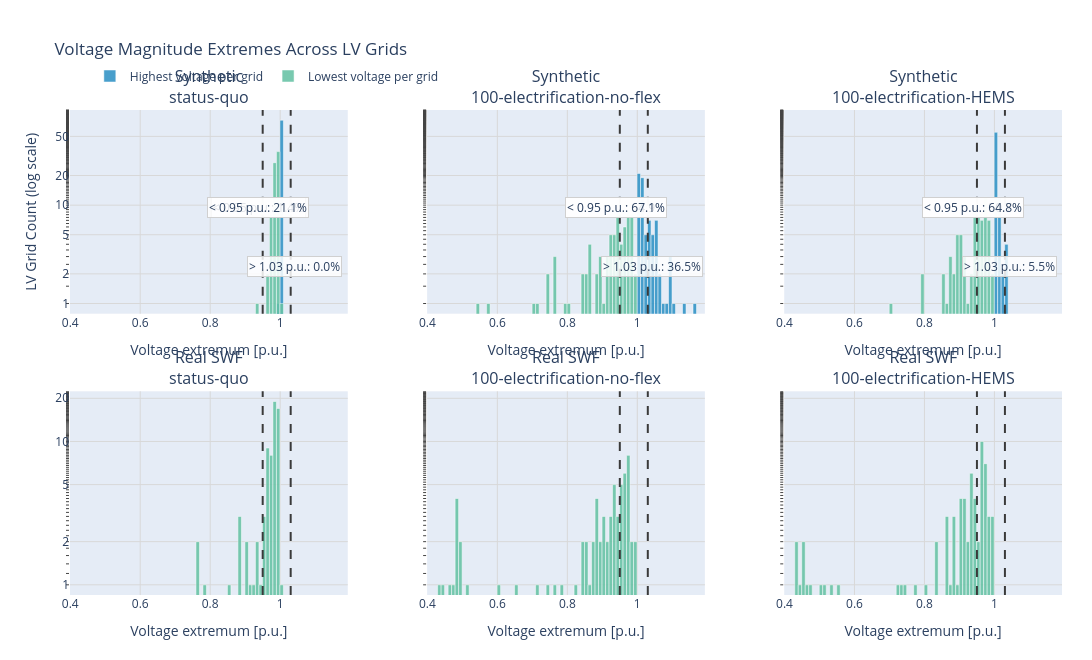

The notebook cell saved with this chart:
### Markdown cell above
## Synthetic Raw Weekly Power-Flow Diagnostics

These plots use transformer-import diagnostics from synthetic compact/raw power-flow output. The current real SWF compact schema stores scalar transformer loading summaries, but not the transformer import time-series/diagnostic curves required by `plot_transformer_import_distributions_matplotlib`; the combined synthetic/real transformer comparison is therefore provided in the retained-asset cutoff overview above.

### Code cell
voltage_summaries = load_voltage_summaries_for_powerflow_comparison(
    synthetic_analysis_meta_by_stage=analysis_meta_by_stage,
    real_specs=REAL_POWERFLOW_SUMMARY_SPECS,
    real_plz=91301 if normalize_ags_string(AGS) == "09474126" else PLZ,
)
voltage_fig = plot_voltage_deviation_histogram_comparison(
    voltage_summaries,
    lower_limit=0.95,
    upper_limit=1.03,
    show=False,
)
try:
    save_plotly_figure(
        voltage_fig,
        OUTPUT_DIR / "pre_post_flex_no_flex_voltage_deviation_histogram",
        formats=("svg", "png"),
        width=1370,
        height=720,
    )
except RuntimeError as exc:
    print(f"Could not export voltage histogram: {exc}")
display(voltage_fig)

### Figure 1 — Plotly figure (JSON) as saved in the notebook; plotly's stock layout.template omitted (floating-point values rounded to 4 significant figures)
{"data": [{"legendgroup": "highest", "marker": {"color": "#2f92c5", "line": {"color": "white", "width": 0.5}}, "name": "Highest voltage per grid", "opacity": 0.88, "showlegend": true, "type": "histogram", "x": [1.0, 1.0, 1.0, 1.0, 1.0, 1.0, 0.9998, 1.0, 1.0, 0.9998, 1.0, 1.0, 1.0, 1.0, 1.0, 0.9999, 1.0, 1.0, 1.0, 1.0, 1.0, 1.0, 1.0, 1.0, 1.0, 1.0, 1.0, 1.0, 1.0, 1.0, 1.0, 1.0, 1.0, 1.0, 1.0, 1.0, 0.9999, 1.0, 1.0, 1.0, 1.0, 1.0, 1.0, 1.0, 1.0, 1.0, 0.9991, 1.0, 1.0, 1.0, 1.0, 1.0, 1.0, 1.0, 1.0, 1.0, 1.0, 1.0, 1.0, 0.9996, 1.0, 1.0, 1.0, 1.0, 1.0, 1.0, 1.0, 1.0, 1.0, 1.0, 1.0, 1.0, 1.0, 1.0], "xaxis": "x", "xbins": {"end": 1.193, "size": 0.01, "start": 0.3993}, "yaxis": "y"}, {"legendgroup": "lowest", "marker": {"color": "#66c2a4", "line": {"color": "white", "width": 0.5}}, "name": "Lowest voltage per grid", "opacity": 0.88, "showlegend": true, "type": "histogram", "x": [0.9754, 0.9931, 0.9926, 0.9877, 0.9727, 0.9746, 0.9935, 0.9804, 0.9799, 0.9749, 0.9923, 0.9831, 0.9936, 0.9855, 0.9956, 0.9942, 0.9825, 0.9902, 0.9955, 0.9961, 0.9868, 0.9977, 0.9838, 0.9846, 0.996, 0.9811, 0.9928, 0.9937, 0.9963, 0.9987, 0.9933, 0.9921, 0.9932, 0.9931, 0.996, 0.9962, 0.9831, 0.9846, 0.9853, 0.989, 0.9869, 0.9881, 0.9993, 0.9895, 0.985, 0.9846, 0.9904, 0.9842, 0.9729, 0.9919, 0.9935, 0.9795, 0.9769, 0.9947, 0.9796, 0.9894, 0.9831, 0.9892, 0.9668, 0.9694, 0.9853, 0.9808, 0.9841, 0.9955, 0.9377, 0.9926, 0.9971, 0.9905, 0.9633, 0.9872, 0.9961, 0.9926, 0.991, 0.9781], "xaxis": "x", "xbins": {"end": 1.193, "size": 0.01, "start": 0.3993}, "yaxis": "y"}, {"legendgroup": "highest", "marker": {"color": "#2f92c5", "line": {"color": "white", "width": 0.5}}, "name": "Highest voltage per grid", "opacity": 0.88, "showlegend": false, "type": "histogram", "x": [1.132, 1.032, 1.018, 1.026, 1.085, 1.103, 1.005, 1.045, 1.057, 1.058, 1.009, 1.019, 1.032, 1.013, 1.016, 1.012, 1.05, 1.09, 1.02, 1.005, 1.015, 1.006, 1.003, 1.007, 1.023, 1.002, 1.009, 1.006, 1.01, 1.01, 1.008, 1.004, 1.006, 1.019, 1.031, 1.005, 1.0, 1.01, 1.008, 1.015, 1.015, 1.017, 1.032, 1.0, 1.037, 1.019, 1.055, 1.066, 1.095, 1.045, 1.056, 1.07, 1.014, 1.007, 1.044, 1.029, 1.01, 1.059, 1.099, 1.042, 1.028, 1.163, 1.012, 1.051, 1.066, 1.005, 1.017, 1.018, 1.03, 1.006, 1.008, 1.002, 1.012, 1.044], "xaxis": "x2", "xbins": {"end": 1.193, "size": 0.01, "start": 0.3993}, "yaxis": "y2"}, {"legendgroup": "lowest", "marker": {"color": "#66c2a4", "line": {"color": "white", "width": 0.5}}, "name": "Lowest voltage per grid", "opacity": 0.88, "showlegend": false, "type": "histogram", "x": [0.8508, 0.9415, 0.9117, 0.9404, 0.8467, 0.8648, 0.9659, 0.7013, 0.8686, 0.8557, 0.9701, 0.9287, 0.7135, 0.938, 0.9342, 0.9499, 0.7433, 0.7459, 0.9588, 0.9789, 0.949, 0.9732, 0.9868, 0.9497, 0.9252, 0.9819, 0.969, 0.9715, 0.9799, 0.9712, 0.9659, 0.9898, 0.9786, 0.9531, 0.9112, 0.9828, 0.9814, 0.934, 0.9463, 0.9481, 0.9468, 0.9404, 0.9198, 0.9991, 0.9347, 0.8834, 0.8636, 0.8947, 0.8073, 0.8671, 0.5767, 0.8402, 0.9301, 0.9762, 0.7596, 0.9255, 0.9626, 0.7608, 0.7692, 0.8952, 0.9032, 0.5394, 0.98, 0.9145, 0.796, 0.987, 0.9659, 0.9232, 0.8991, 0.9823, 0.9473, 0.9738, 0.9622, 0.886], "xaxis": "x2", "xbins": {"end": 1.193, "size": 0.01, "start": 0.3993}, "yaxis": "y2"}, {"legendgroup": "highest", "marker": {"color": "#2f92c5", "line": {"color": "white", "width": 0.5}}, "name": "Highest voltage per grid", "opacity": 0.88, "showlegend": false, "type": "histogram", "x": [1.038, 1.023, 1.004, 1.009, 1.017, 1.034, 1.002, 1.008, 1.014, 1.01, 1.001, 1.006, 1.008, 1.0, 1.002, 1.005, 1.009, 1.008, 1.001, 1.001, 1.003, 1.001, 1.001, 1.037, 1.0, 1.008, 1.001, 1.001, 1.003, 1.003, 1.002, 1.002, 1.001, 1.006, 1.0, 1.001, 1.007, 1.002, 1.001, 1.002, 1.002, 1.003, 1.001, 1.013, 1.004, 1.016, 1.002, 1.014, 1.037, 1.017, 1.005, 1.015, 1.015, 1.001, 1.004, 1.008, 1.01, 1.002, 1.008, 1.025, 1.009, 1.004, 1.012, 1.003, 1.006, 1.001, 1.004, 1.003, 1.001, 1.002, 1, 1.004, 1.003], "xaxis": "x3", "xbins": {"end": 1.193, "size": 0.01, "start": 0.3993}, "yaxis": "y3"}, {"legendgroup": "lowest", "marker": {"color": "#66c2a4", "line": {"color": "white", "width": 0.5}}, "name": "Lowest voltage per grid", "opacity": 0.88, "showlegend": false, "type": "histogram", "x": [0.8499, 0.9561, 0.9633, 0.9462, 0.8706, 0.8615, 0.9674, 0.9166, 0.9029, 0.897, 0.9717, 0.9409, 0.9673, 0.9272, 0.9751, 0.9744, 0.9183, 0.9492, 0.9808, 0.9756, 0.94, 0.9886, 0.9538, 0.8818, 0.9851, 0.909, 0.9625, 0.9715, 0.9764, 0.9931, 0.9694, 0.9578, 0.9751, 0.9559, 0.9855, 0.9839, 0.8886, 0.9505, 0.9478, 0.9453, 0.9471, 0.9483, 0.9971, 0.947, 0.908, 0.8951, 0.9653, 0.8778, 0.8777, 0.9522, 0.9733, 0.9144, 0.8963, 0.9745, 0.8551, 0.9341, 0.9428, 0.9661, 0.7896, 0.7084, 0.9084, 0.9051, 0.8902, 0.9795, 0.957, 0.9876, 0.934, 0.7896, 0.9535, 0.9775, 0.9701, 0.9646, 0.8987], "xaxis": "x3", "xbins": {"end": 1.193, "size": 0.01, "start": 0.3993}, "yaxis": "y3"}, {"legendgroup": "lowest", "marker": {"color": "#66c2a4", "line": {"color": "white", "width": 0.5}}, "name": "Lowest voltage per grid", "opacity": 0.88, "showlegend": false, "type": "histogram", "x": [0.9877, 0.939, 0.8511, 0.9068, 0.9994, 0.9739, 0.7657, 0.9917, 0.9608, 0.9667, 0.8819, 0.9497, 0.9877, 0.9586, 0.979, 0.9928, 0.9272, 0.9972, 0.7634, 0.9307, 0.9681, 0.9873, 0.9704, 0.9647, 0.9809, 0.8815, 0.9975, 0.9702, 0.8831, 0.9863, 0.9875, 0.9603, 0.9683, 0.986, 0.9903, 0.9164, 0.9839, 0.9918, 0.9866, 0.9955, 0.9862, 0.7804, 0.9567, 0.9846, 0.9902, 0.9752, 0.9, 0.9923, 0.9727, 0.9704, 0.9922, 0.983, 0.9489, 0.9647, 0.9916, 0.993, 0.9931, 0.9882, 0.9888, 0.9926, 0.9811, 0.984, 0.9859, 0.9935, 0.9846, 0.9945, 0.966, 0.9841, 0.9957, 0.9725, 0.9662], "xaxis": "x4", "xbins": {"end": 1.193, "size": 0.01, "start": 0.3993}, "yaxis": "y4"}, {"legendgroup": "lowest", "marker": {"color": "#66c2a4", "line": {"color": "white", "width": 0.5}}, "name": "Lowest voltage per grid", "opacity": 0.88, "showlegend": false, "type": "histogram", "x": [0.9717, 0.7185, 0.4616, 0.4939, 0.9989, 0.8885, 0.482, 0.9663, 0.8495, 0.8915, 0.4419, 0.6578, 0.9621, 0.8875, 0.9281, 0.9786, 0.4876, 0.9921, 0.4368, 0.6014, 0.879, 0.9548, 0.8591, 0.908, 0.9307, 0.5098, 0.9885, 0.8946, 0.4822, 0.9073, 0.9353, 0.8859, 0.7821, 0.9366, 0.9534, 0.497, 0.9424, 0.9618, 0.9624, 0.9771, 0.9528, 0.481, 0.8286, 0.9313, 0.9565, 0.8642, 0.4746, 0.9639, 0.8758, 0.8841, 0.9725, 0.9445, 0.7469, 0.8442, 0.9612, 0.9746, 0.9562, 0.9441, 0.9789, 0.9014, 0.9124, 0.9236, 0.9731, 0.933, 0.9777, 0.7618, 0.9111, 0.9806, 0.8425, 0.9197], "xaxis": "x5", "xbins": {"end": 1.193, "size": 0.01, "start": 0.3993}, "yaxis": "y5"}, {"legendgroup": "lowest", "marker": {"color": "#66c2a4", "line": {"color": "white", "width": 0.5}}, "name": "Lowest voltage per grid", "opacity": 0.88, "showlegend": false, "type": "histogram", "x": [0.9672, 0.746, 0.4587, 0.4637, 0.9988, 0.9094, 0.5027, 0.9706, 0.8816, 0.9005, 0.4304, 0.7319, 0.9665, 0.8732, 0.933, 0.9834, 0.4777, 0.9918, 0.4293, 0.7195, 0.8876, 0.9613, 0.8673, 0.9155, 0.9279, 0.4412, 0.9923, 0.9019, 0.4551, 0.9352, 0.9386, 0.8863, 0.834, 0.9445, 0.954, 0.5528, 0.941, 0.9642, 0.9617, 0.9726, 0.9603, 0.5392, 0.8375, 0.9488, 0.9673, 0.8915, 0.5166, 0.9676, 0.9066, 0.8999, 0.9732, 0.9524, 0.8068, 0.8658, 0.9787, 0.9655, 0.9757, 0.9602, 0.9406, 0.9849, 0.9133, 0.9304, 0.9324, 0.9775, 0.9344, 0.977, 0.7707, 0.9144, 0.9805, 0.8651, 0.9258], "xaxis": "x6", "xbins": {"end": 1.193, "size": 0.01, "start": 0.3993}, "yaxis": "y6"}], "layout": {"annotations": [{"font": {"size": 16}, "showarrow": false, "text": "Synthetic<br>status-quo", "x": 0.14, "xanchor": "center", "xref": "paper", "y": 1, "yanchor": "bottom", "yref": "paper"}, {"font": {"size": 16}, "showarrow": false, "text": "Synthetic<br>100-electrification-no-flex", "x": 0.5, "xanchor": "center", "xref": "paper", "y": 1, "yanchor": "bottom", "yref": "paper"}, {"font": {"size": 16}, "showarrow": false, "text": "Synthetic<br>100-electrification-HEMS", "x": 0.86, "xanchor": "center", "xref": "paper", "y": 1, "yanchor": "bottom", "yref": "paper"}, {"font": {"size": 16}, "showarrow": false, "text": "Real SWF<br>status-quo", "x": 0.14, "xanchor": "center", "xref": "paper", "y": 0.42, "yanchor": "bottom", "yref": "paper"}, {"font": {"size": 16}, "showarrow": false, "text": "Real SWF<br>100-electrification-no-flex", "x": 0.5, "xanchor": "center", "xref": "paper", "y": 0.42, "yanchor": "bottom", "yref": "paper"}, {"font": {"size": 16}, "showarrow": false, "text": "Real SWF<br>100-electrification-HEMS", "x": 0.86, "xanchor": "center", "xref": "paper", "y": 0.42, "yanchor": "bottom", "yref": "paper"}, {"bgcolor": "rgba(255,255,255,0.85)", "bordercolor": "#d0d0d0", "borderwidth": 1, "showarrow": false, "text": "> 1.03 p.u.: 0.0%", "x": 1.042, "xref": "x", "y": 0.7, "yref": "paper"}, {"bgcolor": "rgba(255,255,255,0.85)", "bordercolor": "#d0d0d0", "borderwidth": 1, "showarrow": false, "text": "< 0.95 p.u.: 1.4%", "x": 0.938, "xref": "x", "y": 0.82, "yref": "paper"}, {"bgcolor": "rgba(255,255,255,0.85)", "bordercolor": "#d0d0d0", "borderwidth": 1, "showarrow": false, "text": "> 1.03 p.u.: 36.5%", "x": 1.042, "xref": "x2", "y": 0.7, "yref": "paper"}, {"bgcolor": "rgba(255,255,255,0.85)", "bordercolor": "#d0d0d0", "borderwidth": 1, "showarrow": false, "text": "< 0.95 p.u.: 64.9%", "x": 0.938, "xref": "x2", "y": 0.82, "yref": "paper"}, {"bgcolor": "rgba(255,255,255,0.85)", "bordercolor": "#d0d0d0", "borderwidth": 1, "showarrow": false, "text": "> 1.03 p.u.: 5.5%", "x": 1.042, "xref": "x3", "y": 0.7, "yref": "paper"}, {"bgcolor": "rgba(255,255,255,0.85)", "bordercolor": "#d0d0d0", "borderwidth": 1, "showarrow": false, "text": "< 0.95 p.u.: 50.7%", "x": 0.938, "xref": "x3", "y": 0.82, "yref": "paper"}, {"bgcolor": "rgba(255,255,255,0.85)", "bordercolor": "#d0d0d0", "borderwidth": 1, "showarrow": false, "text": "< 0.95 p.u.: 21.1%", "x": 0.938, "xref": "x4", "y": 0.82, "yref": "paper"}, {"bgcolor": "rgba(255,255,255,0.85)", "bordercolor": "#d0d0d0", "borderwidth": 1, "showarrow": false, "text": "< 0.95 p.u.: 67.1%", "x": 0.938, "xref": "x5", "y": 0.82, "yref": "paper"}, {"bgcolor": "rgba(255,255,255,0.85)", "bordercolor": "#d0d0d0", "borderwidth": 1, "showarrow": false, "text": "< 0.95 p.u.: 64.8%", "x": 0.938, "xref": "x6", "y": 0.82, "yref": "paper"}], "barmode": "overlay", "height": 660, "legend": {"orientation": "h", "x": 0.02, "y": 1.1}, "margin": {"b": 65, "l": 70, "r": 30, "t": 110}, "shapes": [{"line": {"color": "#3a3a3a", "dash": "dash", "width": 2}, "type": "line", "x0": 0.95, "x1": 0.95, "xref": "x", "y0": 0, "y1": 1, "yref": "y domain"}, {"line": {"color": "#3a3a3a", "dash": "dash", "width": 2}, "type": "line", "x0": 1.03, "x1": 1.03, "xref": "x", "y0": 0, "y1": 1, "yref": "y domain"}, {"line": {"color": "#3a3a3a", "dash": "dash", "width": 2}, "type": "line", "x0": 0.95, "x1": 0.95, "xref": "x2", "y0": 0, "y1": 1, "yref": "y2 domain"}, {"line": {"color": "#3a3a3a", "dash": "dash", "width": 2}, "type": "line", "x0": 1.03, "x1": 1.03, "xref": "x2", "y0": 0, "y1": 1, "yref": "y2 domain"}, {"line": {"color": "#3a3a3a", "dash": "dash", "width": 2}, "type": "line", "x0": 0.95, "x1": 0.95, "xref": "x3", "y0": 0, "y1": 1, "yref": "y3 domain"}, {"line": {"color": "#3a3a3a", "dash": "dash", "width": 2}, "type": "line", "x0": 1.03, "x1": 1.03, "xref": "x3", "y0": 0, "y1": 1, "yref": "y3 domain"}, {"line": {"color": "#3a3a3a", "dash": "dash", "width": 2}, "type": "line", "x0": 0.95, "x1": 0.95, "xref": "x4", "y0": 0, "y1": 1, "yref": "y4 domain"}, {"line": {"color": "#3a3a3a", "dash": "dash", "width": 2}, "type": "line", "x0": 1.03, "x1": 1.03, "xref": "x4", "y0": 0, "y1": 1, "yref": "y4 domain"}, {"line": {"color": "#3a3a3a", "dash": "dash", "width": 2}, "type": "line", "x0": 0.95, "x1": 0.95, "xref": "x5", "y0": 0, "y1": 1, "yref": "y5 domain"}, {"line": {"color": "#3a3a3a", "dash": "dash", "width": 2}, "type": "line", "x0": 1.03, "x1": 1.03, "xref": "x5", "y0": 0, "y1": 1, "yref": "y5 domain"}, {"line": {"color": "#3a3a3a", "dash": "dash", "width": 2}, "type": "line", "x0": 0.95, "x1": 0.95, "xref": "x6", "y0": 0, "y1": 1, "yref": "y6 domain"}, {"line": {"color": "#3a3a3a", "dash": "dash", "width": 2}, "type": "line", "x0": 1.03, "x1": 1.03, "xref": "x6", "y0": 0, "y1": 1, "yref": "y6 domain"}], "title": {"text": "Voltage Magnitude Extremes Across LV Grids"}, "width": 1365, "xaxis": {"anchor": "y", "domain": [0, 0.28], "gridcolor": "#d8d8d8", "range": [0.3993, 1.193], "showgrid": true, "title": {"text": "Voltage extremum [p.u.]"}}, "xaxis2": {"anchor": "y2", "domain": [0.36, 0.64], "gridcolor": "#d8d8d8", "range": [0.3993, 1.193], "showgrid": true, "title": {"text": "Voltage extremum [p.u.]"}}, "xaxis3": {"anchor": "y3", "domain": [0.72, 1], "gridcolor": "#d8d8d8", "range": [0.3993, 1.193], "showgrid": true, "title": {"text": "Voltage extremum [p.u.]"}}, "xaxis4": {"anchor": "y4", "domain": [0, 0.28], "gridcolor": "#d8d8d8", "range": [0.3993, 1.193], "showgrid": true, "title": {"text": "Voltage extremum [p.u.]"}}, "xaxis5": {"anchor": "y5", "domain": [0.36, 0.64], "gridcolor": "#d8d8d8", "range": [0.3993, 1.193], "showgrid": true, "title": {"text": "Voltage extremum [p.u.]"}}, "xaxis6": {"anchor": "y6", "domain": [0.72, 1], "gridcolor": "#d8d8d8", "range": [0.3993, 1.193], "showgrid": true, "title": {"text": "Voltage extremum [p.u.]"}}, "yaxis": {"anchor": "x", "domain": [0.58, 1], "gridcolor": "#d8d8d8", "minor": {"ticks": "outside"}, "rangemode": "tozero", "showgrid": true, "tickmode": "array", "ticktext": ["1", "2", "5", "10", "20", "50", "100", "200", "500", "1,000"], "tickvals": [1, 2, 5, 10, 20, 50, 100, 200, 500, 1000], "title": {"text": "LV Grid Count (log scale)"}, "type": "log"}, "yaxis2": {"anchor": "x2", "domain": [0.58, 1], "gridcolor": "#d8d8d8", "matches": "y", "minor": {"ticks": "outside"}, "rangemode": "tozero", "showgrid": true, "showticklabels": false, "tickmode": "array", "ticktext": ["1", "2", "5", "10", "20", "50", "100", "200", "500", "1,000"], "tickvals": [1, 2, 5, 10, 20, 50, 100, 200, 500, 1000], "type": "log"}, "yaxis3": {"anchor": "x3", "domain": [0.58, 1], "gridcolor": "#d8d8d8", "matches": "y", "minor": {"ticks": "outside"}, "rangemode": "tozero", "showgrid": true, "showticklabels": false, "tickmode": "array", "ticktext": ["1", "2", "5", "10", "20", "50", "100", "200", "500", "1,000"], "tickvals": [1, 2, 5, 10, 20, 50, 100, 200, 500, 1000], "type": "log"}, "yaxis4": {"anchor": "x4", "domain": [0, 0.42], "gridcolor": "#d8d8d8", "minor": {"ticks": "outside"}, "rangemode": "tozero", "showgrid": true, "tickmode": "array", "ticktext": ["1", "2", "5", "10", "20", "50", "100", "200", "500", "1,000"], "tickvals": [1, 2, 5, 10, 20, 50, 100, 200, 500, 1000], "type": "log"}, "yaxis5": {"anchor": "x5", "domain": [0, 0.42], "gridcolor": "#d8d8d8", "matches": "y4", "minor": {"ticks": "outside"}, "rangemode": "tozero", "showgrid": true, "showticklabels": false, "tickmode": "array", "ticktext": ["1", "2", "5", "10", "20", "50", "100", "200", "500", "1,000"], "tickvals": [1, 2, 5, 10, 20, 50, 100, 200, 500, 1000], "type": "log"}, "yaxis6": {"anchor": "x6", "domain": [0, 0.42], "gridcolor": "#d8d8d8", "matches": "y4", "minor": {"ticks": "outside"}, "rangemode": "tozero", "showgrid": true, "showticklabels": false, "tickmode": "array", "ticktext": ["1", "2", "5", "10", "20", "50", "100", "200", "500", "1,000"], "tickvals": [1, 2, 5, 10, 20, 50, 100, 200, 500, 1000], "type": "log"}}}
